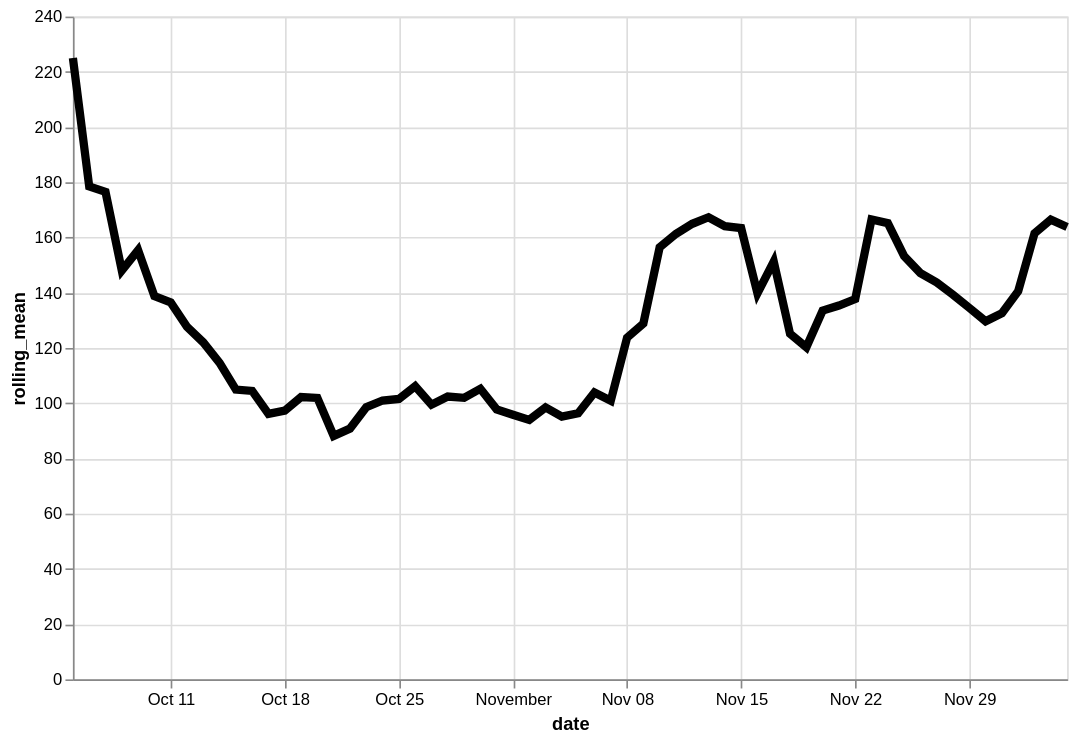

Write the Vega-Lite specification saved for this chart.
### Vega-Lite specification from a JSON file in a GitHub repository (floating-point values rounded to 4 significant figures)
{"config": {"view": {"continuousWidth": 400, "continuousHeight": 300}}, "data": {"name": "data-4778e2df91968d5d31fdde75534572cf"}, "mark": {"type": "line", "color": "black", "size": 5}, "encoding": {"x": {"type": "temporal", "field": "date"}, "y": {"type": "quantitative", "field": "rolling_mean"}}, "height": 400, "transform": [{"window": [{"op": "mean", "field": "logavg", "as": "rolling_mean"}], "frame": [-7, 0]}], "width": 600, "$schema": "https://vega.github.io/schema/vega-lite/v4.8.1.json", "datasets": {"data-4778e2df91968d5d31fdde75534572cf": [{"date": "2020-10-05", "logavg": 225.0}, {"date": "2020-10-06", "logavg": 132.0}, {"date": "2020-10-07", "logavg": 172.6}, {"date": "2020-10-08", "logavg": 62.5}, {"date": "2020-10-09", "logavg": 185.0}, {"date": "2020-10-10", "logavg": 55.71}, {"date": "2020-10-11", "logavg": 122.5}, {"date": "2020-10-12", "logavg": 65.83}, {"date": "2020-10-13", "logavg": 180.0}, {"date": "2020-10-14", "logavg": 72.44}, {"date": "2020-10-15", "logavg": 95.27}, {"date": "2020-10-16", "logavg": 58.89}, {"date": "2020-10-17", "logavg": 118.4}, {"date": "2020-10-18", "logavg": 65.07}, {"date": "2020-10-19", "logavg": 161.8}, {"date": "2020-10-20", "logavg": 63.44}, {"date": "2020-10-21", "logavg": 70.0}, {"date": "2020-10-22", "logavg": 93.57}, {"date": "2020-10-23", "logavg": 157.2}, {"date": "2020-10-24", "logavg": 78.23}, {"date": "2020-10-25", "logavg": 123.0}, {"date": "2020-10-26", "logavg": 102.0}, {"date": "2020-10-27", "logavg": 108.2}, {"date": "2020-10-28", "logavg": 87.08}, {"date": "2020-10-29", "logavg": 66.32}, {"date": "2020-10-30", "logavg": 119.9}, {"date": "2020-10-31", "logavg": 97.5}, {"date": "2020-11-01", "logavg": 62.44}, {"date": "2020-11-02", "logavg": 108.2}, {"date": "2020-11-03", "logavg": 138.1}, {"date": "2020-11-04", "logavg": 81.5}, {"date": "2020-11-05", "logavg": 96.95}, {"date": "2020-11-06", "logavg": 126.4}, {"date": "2020-11-07", "logavg": 96.25}, {"date": "2020-11-08", "logavg": 279.8}, {"date": "2020-11-09", "logavg": 103.4}, {"date": "2020-11-10", "logavg": 329.0}, {"date": "2020-11-11", "logavg": 177.2}, {"date": "2020-11-12", "logavg": 110.7}, {"date": "2020-11-13", "logavg": 115.9}, {"date": "2020-11-14", "logavg": 100.7}, {"date": "2020-11-15", "logavg": 90.53}, {"date": "2020-11-16", "logavg": 90.81}, {"date": "2020-11-17", "logavg": 195.3}, {"date": "2020-11-18", "logavg": 119.9}, {"date": "2020-11-19", "logavg": 138.3}, {"date": "2020-11-20", "logavg": 216.8}, {"date": "2020-11-21", "logavg": 130.7}, {"date": "2020-11-22", "logavg": 119.3}, {"date": "2020-11-23", "logavg": 321.2}, {"date": "2020-11-24", "logavg": 80.06}, {"date": "2020-11-25", "logavg": 99.69}, {"date": "2020-11-26", "logavg": 70.69}, {"date": "2020-11-27", "logavg": 111.2}, {"date": "2020-11-28", "logavg": 181.5}, {"date": "2020-11-29", "logavg": 92.38}, {"date": "2020-11-30", "logavg": 80.41}, {"date": "2020-12-01", "logavg": 344.7}, {"date": "2020-12-02", "logavg": 144.1}, {"date": "2020-12-03", "logavg": 267.1}, {"date": "2020-12-04", "logavg": 110.2}, {"date": "2020-12-05", "logavg": 90.13}]}}
